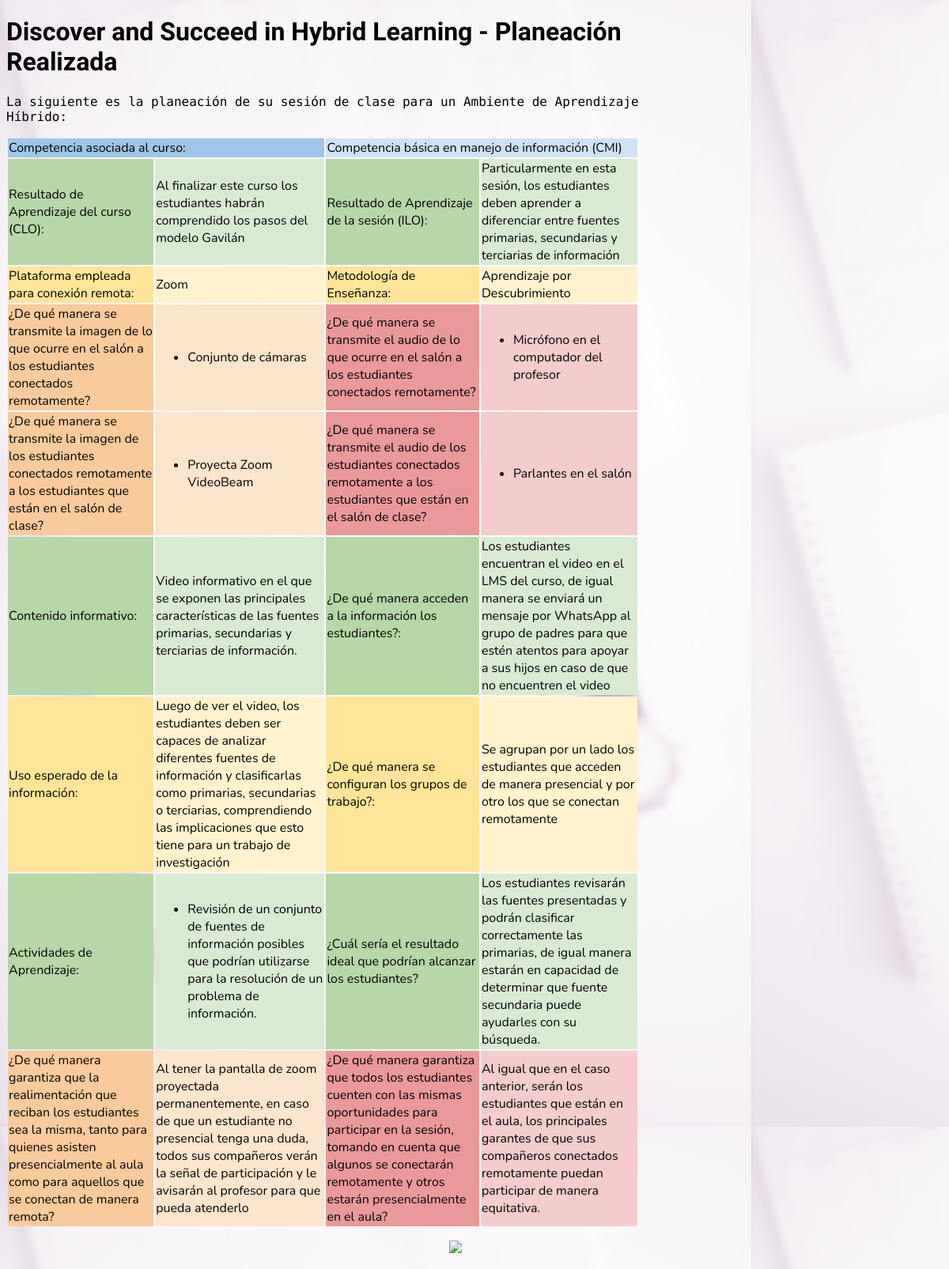
The app's page /planner/12/fullSessionPlan/ with its own data.
### planner/models.py (models this page shows, shortened)
class Ilo(models.Model):
    clo = models.ForeignKey(Clo, on_delete=models.CASCADE)
    ilo_name = models.CharField(max_length=200)
    ilo_description = models.TextField()

class Clo(models.Model):
    SKILL_DEVELOPMENT_LEVELS = [
        ('UI','Unconscious Incompetence'),
        ('CI','Conscious Incompetence'),
        ('CC','Conscious Competence'),
        ('UC', 'Unconscious Competence'),
    ]
    skill = models.ForeignKey(Skill, on_delete=models.CASCADE)
    clo_name = models.CharField(max_length=200)
    clo_description = models.TextField()
    skill_development_level = models.CharField(
        max_length=2,
        choices=SKILL_DEVELOPMENT_LEVELS,
        default='UI',
    )

class Skill(models.Model):
    SKILL_TYPE_CHOICES = [
        ('SOFT','Soft (generic) Skill'),
        ('HARD', 'Hard (specific) Skill'),
        ]
    skill_name = models.CharField(max_length=200)
    skill_type = models.CharField(
        max_length=4,
        choices=SKILL_TYPE_CHOICES,
        default='HARD',
        )
    skill_description = models.TextField()

class Session_plan(models.Model):
    teaching_method = models.ForeignKey(Teaching_method, on_delete=models.CASCADE)
    platform = models.ForeignKey(Platform, on_delete=models.CASCADE, default=1)
    group_configuration = models.ForeignKey(Group_configuration, on_delete=models.CASCADE, default=1)
    clo = models.ManyToManyField(Clo)
    ilo = models.ManyToManyField(Ilo)
    content = models.ManyToManyField(Content)
    ibs = models.ManyToManyField(Ibs)
    learning_activity = models.ManyToManyField(Learning_activity)
    session_plan_name = models.CharField(max_length=200, default='ingrese un nombre')
    session_plan_content_delivery_method = models.TextField()
    session_plan_intended_content_use = models.TextField()
    session_plan_feedback_detail = models.TextField()
    session_plan_participation_detail = models.TextField()
    session_plan_ideal_student_outcome = models.CharField(max_length=200,
                                                          default='resultado ideal de las LA')

class Platform(models.Model):
    platform_name = models.CharField(max_length=200)
    def __str__(self):
        return self.platform_name

class Teaching_method(models.Model):
    teaching_method_name = models.CharField(max_length=200)
    teaching_method_description = models.TextField()
    teaching_method_suggested_scenario = models.TextField()

class Ibs(models.Model):
    IBS_TYPE = [
        ('A','Audio'),
        ('V','Visual'),
    ]
    IBS_COM_DIRECTION = [
        ('P','Desde los estudiantes que asisten presencialmente'),
        ('R','Desde los estudiantes que se conectan de manera remota'),
    ]
    ibs_name = models.CharField(max_length=200)
    ibs_description = models.TextField()
    ibs_type = models.CharField(
        max_length=1,
        choices=IBS_TYPE,
        default='A',
        )
    ibs_com_direction = models.CharField(
        max_length=1,
        choices=IBS_COM_DIRECTION,
        default='P',
    )

class Content(models.Model):
    content_name = models.CharField(max_length=200)
    content_description = models.TextField()
    content_url = models.CharField(max_length=255)

class Group_configuration(models.Model):
    group_configuration_name = models.CharField(max_length=200)
    group_configuration_description = models.TextField()

class Learning_activity(models.Model):
    learning_activity_name = models.CharField(max_length=200)
    learning_activity_description = models.TextField()

### planner/views.py (the view)
# urls.py: path('<int:session_plan_id>/fullSessionPlan/', views.fullSessionPlan, name='fullSessionPlan'),
def fullSessionPlan(request, session_plan_id):
    full_session_plan = get_object_or_404(Session_plan, pk=session_plan_id)
    ilo_session = get_object_or_404(Ilo, session_plan=full_session_plan.id)
    ibs_session_visual1 = Ibs.objects.filter(session_plan=full_session_plan.id,
                                             ibs_type='V',
                                             ibs_com_direction='P')
    ibs_session_visual1 = ibs_session_visual1.exclude(ibs_name='Not Specific')
    ibs_session_visual2 = Ibs.objects.filter(session_plan=full_session_plan.id,
                                             ibs_type='V',
                                             ibs_com_direction='R')
    ibs_session_visual2 = ibs_session_visual2.exclude(ibs_name='Not Specific')
    ibs_session_audio1 = Ibs.objects.filter(session_plan=full_session_plan.id,
                                             ibs_type='A',
                                             ibs_com_direction='P')
    ibs_session_audio1 = ibs_session_audio1.exclude(ibs_name='Not Specific')
    ibs_session_audio2 = Ibs.objects.filter(session_plan=full_session_plan.id,
                                             ibs_type='A',
                                             ibs_com_direction='R')
    ibs_session_audio2 = ibs_session_audio2.exclude(ibs_name='Not Specific')
    content_session = get_object_or_404(Content, session_plan=full_session_plan.id)
    learning_activity_session = Learning_activity.objects.filter(session_plan=full_session_plan.id)
    return render(request, 'planner/fullSessionPlan.html', {'session_plan': full_session_plan,
                                                            'ilo': ilo_session,
                                                            'ibs_session_visual1': ibs_session_visual1,
                                                            'ibs_session_visual2': ibs_session_visual2,
                                                            'ibs_session_audio1': ibs_session_audio1,
                                                            'ibs_session_audio2': ibs_session_audio2,
                                                            'content': content_session,
                                                            'learning_activity': learning_activity_session,})

### planner/templates/planner/fullSessionPlan.html (shortened to what this page needs)
{% load static %}
<!DOCTYPE html>
<html>
  <head>
    <link rel="stylesheet" type="text/css" href="{% static 'planner/style.css' %}">
  </head>
  <body>
    <h1 class="page_title">Discover and Succeed in Hybrid Learning - Planeación Realizada</h1>
    <p class="instructions">La siguiente es la planeación de su sesión de clase para un
    Ambiente de Aprendizaje Híbrido:</p>
    <table>
        <tr>
            <td class="cell_style5" colspan="2">Competencia asociada al curso:</td>
            <td class="cell_style6" colspan="2">{{ ilo.clo.skill.skill_description }}</td>
        </tr>
        <tr>
            <td class="cell_style1">Resultado de Aprendizaje del curso (CLO):</td>
            <td class="cell_style2">{{ ilo.clo.clo_description }}</td>
            <td class="cell_style1">Resultado de Aprendizaje de la sesión (ILO):</td>
            <td class="cell_style2">{{ ilo.ilo_description }}</td>
        </tr>
        <tr>
            <td class="cell_style3">Plataforma empleada para conexión remota:</td>
            <td class="cell_style4">{{ session_plan.platform }}</td>
            <td class="cell_style3">Metodología de Enseñanza:</td>
            <td class="cell_style4">{{ session_plan.teaching_method.teaching_method_name }}</td>
        </tr>
        <tr>
            <td class="cell_style7">¿De qué manera se transmite la imagen de lo que ocurre en
            el salón a los estudiantes conectados remotamente?</td>
            <td class="cell_style8">
                {% if ibs_session_visual1 %}
                    <ul>
                        {% for ibs in ibs_session_visual1 %}
                        <li>
                            {{ ibs.ibs_name }}
                        </li>
                        {% endfor %}
                    </ul>
                {% else %}
                    <em>No se han definido IBS</em>
                {% endif %}
            </td>
            <td class="cell_style9">¿De qué manera se transmite el audio de lo que ocurre en
            el salón a los estudiantes conectados remotamente?</td>
            <td class="cell_style10">
                {% if ibs_session_audio1 %}
                    <ul>
                        {% for ibs in ibs_session_audio1 %}
                        <li>
                            {{ ibs.ibs_name }}
                        </li>
                        {% endfor %}
                    </ul>
                {% else %}
                    <em>No se han definido IBS</em>
                {% endif %}
            </td>
        </tr>
        <tr>
            <td class="cell_style7">¿De qué manera se transmite la imagen de los estudiantes
            conectados remotamente a los estudiantes que están en el salón de clase?</td>
            <td class="cell_style8">
                {% if ibs_session_visual2 %}
                    <ul>
                        {% for ibs in ibs_session_visual2 %}
                        <li>
                            {{ ibs.ibs_name }}
                        </li>
                        {% endfor %}
                    </ul>
                {% else %}
                    <em>No se han definido IBS</em>
                {% endif %}
            </td>
            <td class="cell_style9">¿De qué manera se transmite el audio de los estudiantes
            conectados remotamente a los estudiantes que están en el salón de clase?</td>
            <td class="cell_style10">
                {% if ibs_session_audio2 %}
                    <ul>
                        {% for ibs in ibs_session_audio2 %}
                        <li>
                            {{ ibs.ibs_name }}
                        </li>
                        {% endfor %}
                    </ul>
                {% else %}
                    <em>No se han definido IBS</em>
                {% endif %}
            </td>
        </tr>
        <tr>
            <td class="cell_style1">Contenido informativo:</td>
            <td class="cell_style2">{{ content.content_description }}</td>
            <td class="cell_style1">¿De qué manera acceden a la información los estudiantes?:</td>
            <td class="cell_style2">{{ session_plan.session_plan_content_delivery_method }}</td>
        </tr>
        <tr>
            <td class="cell_style3">Uso esperado de la información:</td>
            <td class="cell_style4">{{ session_plan.session_plan_intended_content_use }}</td>
            <td class="cell_style3">¿De qué manera se configuran los grupos de trabajo?:</td>
            <td class="cell_style4">{{ session_plan.group_configuration.group_configuration_description }}</td>
        </tr>
        <tr>
            <td class="cell_style1">Actividades de Aprendizaje:</td>
            <td class="cell_style2">
                {% if learning_activity %}
                <ul>
                        {% for la in learning_activity %}
                        <li>
                            {{ la.learning_activity_description }}
                        </li>
                        {% endfor %}
                    </ul>
                {% else %}
                    <em>No se han definido Actividades de Aprendizaje</em>
                {% endif %}
            </td>
            <td class="cell_style1">¿Cuál sería el resultado ideal que podrían alcanzar los estudiantes?</td>
            <td class="cell_style2">{{ session_plan.session_plan_ideal_student_outcome }}</td>
        </tr>
        <tr>
            <td class="cell_style7">¿De qué manera garantiza que la realimentación que reciban los
            estudiantes sea la misma, tanto para quienes asisten presencialmente al aula como para
            aquellos que se conectan de manera remota?</td>
            <td class="cell_style8">{{ session_plan.session_plan_feedback_detail }}</td>
            <td class="cell_style9">¿De qué manera garantiza que todos los estudiantes cuenten con
            las mismas oportunidades para participar en la sesión, tomando en cuenta que algunos se
            conectarán remotamente y otros estarán presencialmente en el aula?</td>
            <td class="cell_style10">{{ session_plan.session_plan_participation_detail }}</td>
        </tr>
    </table>
    <p class="footer_logo">
      <img src="https://www.estudioelefante.co/uploads/1/2/0/1/120163544/original-128px.png">
    </p>
  </body>
</html>

### planner/static/planner/style.css (style rules this page uses)
.cell_style1 { background: #b6d7a8; }
.cell_style2 { background: #d9ead3; }
.cell_style3 { background: #ffe599; }
.cell_style4 { background: #fff2cc; }
.cell_style5 { background: #9fc5e8; }
.cell_style6 { background: #cfe2f3; }
.cell_style7 { background: #f9cb9c; }
.cell_style8 { background: #fce5cd; }
.cell_style9 { background: #ea9999; }
.cell_style10 { background: #f4cccc; }
.page_title { font-family: 'Oswald', sans-serif; }
.instructions { font-family: 'Fira Code', monospace; }
td { font-family: 'Nunito', sans-serif; }
.footer_logo { padding: 0 20px 0 560px; }
body { width: 800px; background-image: url("images/background.png"); }

### records on screen
Ilo: clo.skill.skill_description "Competencia básica en manejo de información (CMI)", clo.clo_description "Al finalizar este curso los estudiantes habrán comprendido los pasos del modelo Gavilán", ilo_description "Particularmente en esta sesión, los estudiantes deben aprender a diferenciar entre fuentes primarias, secundarias y terciarias de información"
Session_plan: platform "Zoom", teaching_method.teaching_method_name "Aprendizaje por Descubrimiento", session_plan_content_delivery_method "Los estudiantes encuentran el video en el LMS del curso, de igual manera se enviará un mensaje por WhatsApp al grupo de padres para que estén atentos para apoyar a sus hijos en caso de que no encuentren el video", session_plan_intended_content_use "Luego de ver el video, los estudiantes deben ser capaces de analizar diferentes fuentes de información y clasificarlas como primarias, secundarias o terciarias, comprendiendo las implicaciones que esto tiene para un trabajo de investigación", group_configuration.group_configuration_description "Se agrupan por un lado los estudiantes que acceden de manera presencial y por otro los que se conectan remotamente", session_plan_ideal_student_outcome "Los estudiantes revisarán las fuentes presentadas y podrán clasificar correctamente las primarias, de igual manera estarán en capacidad de determinar que fuente secundaria puede ayudarles con su búsqueda.", session_plan_feedback_detail "Al tener la pantalla de zoom proyectada permanentemente, en caso de que un estudiante no presencial tenga una duda, todos sus compañeros verán la señal de participación y le avisarán al profesor para que pueda atenderlo", session_plan_participation_detail "Al igual que en el caso anterior, serán los estudiantes que están en el aula, los principales garantes de que sus compañeros conectados remotamente puedan participar de manera equitativa."
Ibs: ibs_name "Conjunto de cámaras"
Ibs: ibs_name "Micrófono en el computador del profesor"
Ibs: ibs_name "Proyecta Zoom VideoBeam"
Ibs: ibs_name "Parlantes en el salón"
Content: content_description "Video informativo en el que se exponen las principales características de las fuentes primarias, secundarias y terciarias de información."
Learning_activity: learning_activity_description "Revisión de un conjunto de fuentes de información posibles que podrían utilizarse para la resolución de un problema de información."
